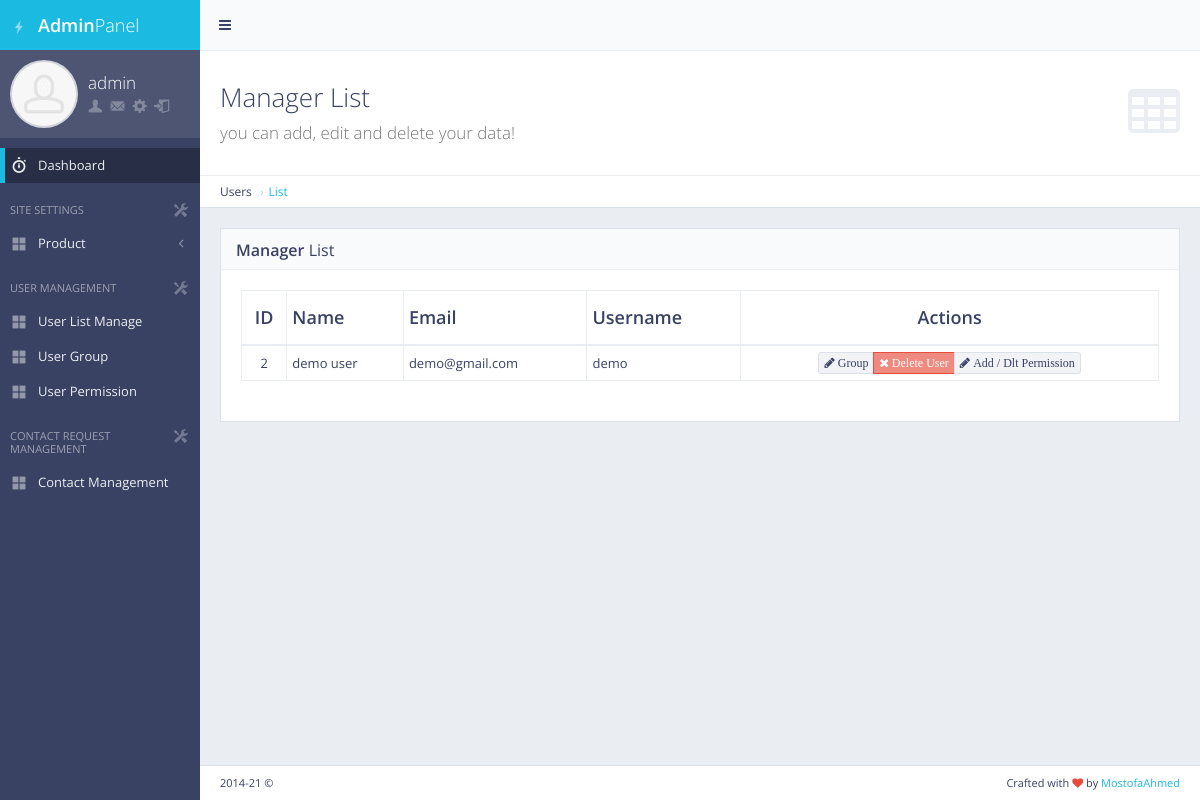
Page /panel/manager/list/ (signed in) on the committed database.
### manager/models.py (models this page shows, shortened)
class Manager(models.Model):
    name = models.CharField(max_length=50)
    utxt = models.TextField()
    email = models.TextField(default="")

### manager/views.py (the view)
# urls.py: url(r'^panel/manager/list/$', views.manager_list, name='manager_list'),
def manager_list(request):
    if not request.user.is_authenticated:
        return redirect('my_login')
    perm = 0
    for i in request.user.groups.all():
        if i.name == "masteruser" : perm = 1
    if perm == 0 :
        error = "Access Denied"
        return render(request, 'back/error.html' , {'error':error})
    manager = Manager.objects.all()
    return render(request, 'back/manager_list.html', {'manager':manager})

### main/templatetags/extera_auth.py (called while the page is built)
@register.filter(name='has_group')
def has_group(user, group_name):
    return user.groups.filter(name=group_name).exists()

### main/templates/back/manager_list.html (shortened to what this page needs)
{% extends 'back/master.html' %}
{% load staticfiles %}
{% block mainblock %}
   <div class="content-header">
    <div class="header-section">
        <h1>
            <i class="fa fa-table"></i>Manager List<br><small>you can add, edit and delete your data!</small>
        </h1>
    </div>
</div>
<ul class="breadcrumb breadcrumb-top">
    <li>Users</li>
    <li><a href="/panel/manager/list/">List</a></li>
</ul>
  <div class="block full">
    <div class="block-title">
        <h2><strong>Manager</strong> List</h2>
    </div>
    <div class="table-responsive">
        <table id="example-datatable" class="table table-vcenter table-condensed table-bordered">
            <thead>
                <tr>
                    <th class="text-center">ID</th>
                    <th>Name</th>
                    <th>Email</th>
                    <th>Username</th>
                    <th class="text-center">Actions</th>
                </tr>
            </thead>
            <tbody>
                {% for cc in manager %}
                <tr>
                    <td class="text-center">{{cc.pk}}</td>
                    <td>{{cc.name}}</td>
                    <td>{{cc.email}} </td>
                    <td>{{cc.utxt}}</td>
                    <td class="text-center">
                        <div class="btn-group">
                            <a href="{%url 'users_groups' pk=cc.pk %}" data-toggle="tooltip" title="Groups" class="btn btn-xs btn-default"><i class="fa fa-pencil"> Group </i></a>
                            <a href="{%url 'manager_del' pk=cc.pk %}" data-toggle="tooltip" title="Delete" class="btn btn-xs btn-danger"><i class="fa fa-times"> Delete User</i></a>
                            <a href="{%url 'users_perms' pk=cc.pk %}" data-toggle="tooltip" title="Groups" class="btn btn-xs btn-default"><i class="fa fa-pencil"> Add / Dlt Permission</i></a>
                        </div>
                    </td>
                </tr>
               {% endfor %}
            </tbody>
        </table>
    </div>
</div>
{% endblock %}

### main/templates/back/master.html (shortened to what this page needs)
{% load staticfiles %}
{% load extera_auth %}
{% if user.is_authenticated %}
<!DOCTYPE html>
 <html class="no-js" lang="en">
    <head>
        <link rel="stylesheet" href="{%static 'back/css/bootstrap.min.css'%}">
        <link rel="stylesheet" href="{%static 'back/css/plugins.css'%}">
        <link rel="stylesheet" href="{%static 'back/css/main.css'%}">
        <link rel="stylesheet" href="{%static 'back/css/themes.css'%}">
    </head>
    <body>
        <div id="page-wrapper">
            <div id="page-container" class="sidebar-partial sidebar-visible-lg sidebar-no-animations">
                <div id="sidebar">
                    <div id="sidebar-scroll">
                        <div class="sidebar-content">
                            <a href="/panel" class="sidebar-brand">
                                <i class="gi gi-flash"></i><span class="sidebar-nav-mini-hide"><strong>Admin</strong>Panel</span>
                            </a>
                            <div class="sidebar-section sidebar-user clearfix sidebar-nav-mini-hide">
                                <div class="sidebar-user-avatar">
                                    <a href="#">
                                        <img src="{%static 'back/img/placeholders/avatars/avatar2.jpg'%}" alt="avatar">
                                    </a>
                                </div>
                                <div class="sidebar-user-name">{{request.user}}</div>
                                <div class="sidebar-user-links">
                                    <a href="#" data-toggle="tooltip" data-placement="bottom" title="Profile"><i class="gi gi-user"></i></a>
                                    <a href="#" data-toggle="tooltip" data-placement="bottom" title="Messages"><i class="gi gi-envelope"></i></a>
                                    <a href="javascript:void(0)" class="enable-tooltip" data-placement="bottom" title="Settings" onclick="$('#modal-user-settings').modal('show');"><i class="gi gi-cogwheel"></i></a>
                                    <a href="/logout" data-toggle="tooltip" data-placement="bottom" title="Logout"><i class="gi gi-exit"></i></a>
                                </div>
                            </div>
                            <ul class="sidebar-nav">
                                {% if perms.main.master_user %}
                                <li>
                                    <a href="/panel" class=" active"><i class="gi gi-stopwatch sidebar-nav-icon"></i><span class="sidebar-nav-mini-hide">Dashboard</span></a>
                                </li>
                                {% endif %}
                                <li class="sidebar-header">
                                    <span class="sidebar-header-options clearfix"><a href="javascript:void(0)" data-toggle="tooltip" title="Quick Settings"><i class="gi gi-settings"></i></a></span>
                                    <span class="sidebar-header-title">Site Settings</span>
                                </li>
                                <li>
                                    <a href="#" class="sidebar-nav-menu"><i class="fa fa-angle-left sidebar-nav-indicator sidebar-nav-mini-hide"></i><i class="gi gi-show_big_thumbnails sidebar-nav-icon"></i><span class="sidebar-nav-mini-hide">Product</span></a>
                                </li>
                                {% if request.user|has_group:"masteruser" %}
                                <li class="sidebar-header">
                                    <span class="sidebar-header-options clearfix"><a href="javascript:void(0)" data-toggle="tooltip" title="Quick Settings"><i class="gi gi-settings"></i></a></span>
                                    <span class="sidebar-header-title">User Management</span>
                                </li>
                                <li>
                                    <a href="/panel/manager/list" class=""><i class="gi gi-show_big_thumbnails sidebar-nav-icon"></i><span class="sidebar-nav-mini-hide">User List Manage</span></a>
                                </li>
                                <li>
                                    <a href="/panel/manager/group" class=""><i class="gi gi-show_big_thumbnails sidebar-nav-icon"></i><span class="sidebar-nav-mini-hide">User Group</span></a>
                                </li>
                                <li>
                                    <a href="/panel/manager/perms/" class=""><i class="gi gi-show_big_thumbnails sidebar-nav-icon"></i><span class="sidebar-nav-mini-hide">User Permission</span></a>
                                </li>
                                <li class="sidebar-header">
                                    <span class="sidebar-header-options clearfix"><a href="javascript:void(0)" data-toggle="tooltip" title="Quick Settings"><i class="gi gi-settings"></i></a></span>
                                    <span class="sidebar-header-title">Contact Request Management</span>
                                </li>
                                <li>
                                    <a href="/panel/contactform" class=""><i class="gi gi-show_big_thumbnails sidebar-nav-icon"></i><span class="sidebar-nav-mini-hide">Contact Management</span></a>
                                </li>
                                {% endif %}
                            </ul>
                        </div>
                    </div>
                </div>
                <div id="main-container">
                    <header class="navbar navbar-default">
                        <ul class="nav navbar-nav-custom">
                            <li>
                                <a href="javascript:void(0)" onclick="App.sidebar('toggle-sidebar');this.blur();">
                                    <i class="fa fa-bars fa-fw"></i>
                                </a>
                            </li>
                            </ul>
                    </header>
                    <div id="page-content">
         {% block mainblock %}
         {% endblock %}
                  </div>
                    <footer class="clearfix">
                        <div class="pull-right">
                            Crafted with <i class="fa fa-heart text-danger"></i> by <a href="#" target="_blank">MostofaAhmed</a>
                        </div>
                        <div class="pull-left">
                            <span id="year-copy"></span> &copy;
                        </div>
                    </footer>
                </div>
            </div>
        </div>
    </body>
</html>
{% else %}
Please LogIn First
{% endif %}

### rows in the picture
Manager: pk "2", name "demo user", email "demo@gmail.com", utxt "demo"

### other values in the picture
{{ request.user }} "admin"
